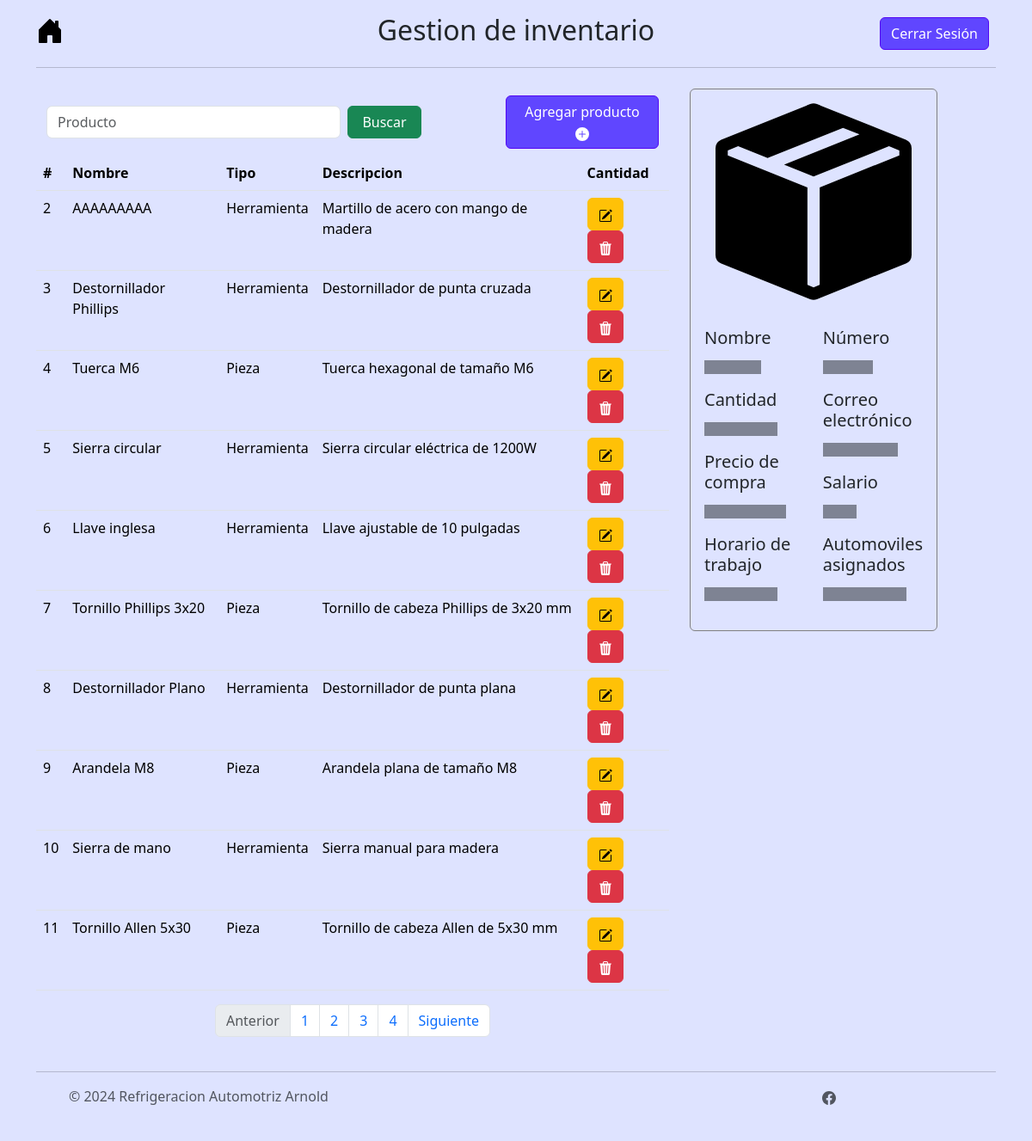
/menu/inventario/page (signed in), run on an earlier commit of the app's database.
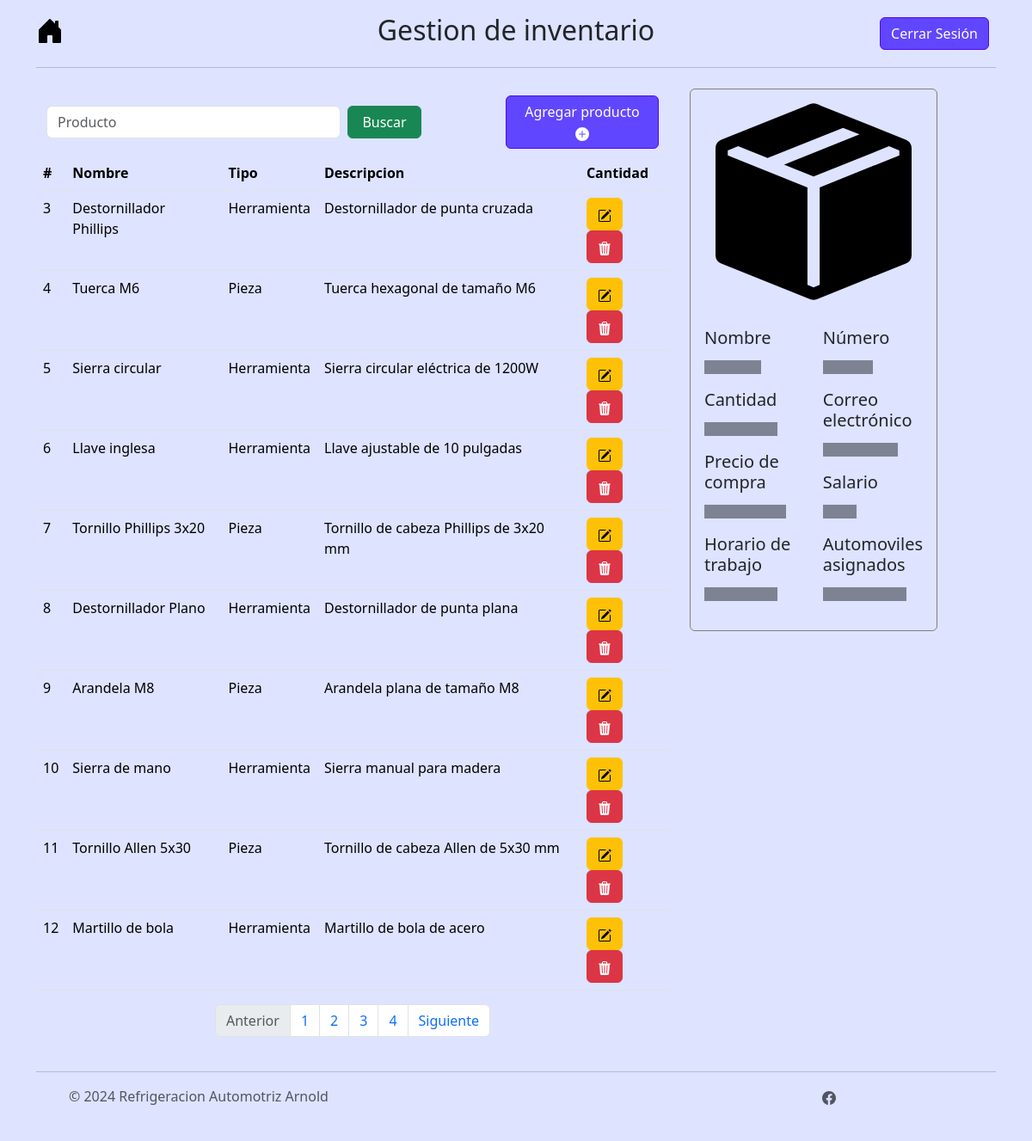
And on a later commit of the database.
### tables this page shows
CREATE TABLE inventario (id_inventario INTEGER PRIMARY KEY AUTOINCREMENT NOT NULL UNIQUE, Nombre TEXT (50) NOT NULL, Cantidad INTEGER NOT NULL, PrecioCompra NUMERIC (18, 2), Tipo TEXT CHECK (Tipo IN ('Herramienta', 'Pieza')), Activo NUMERIC DEFAULT (1) NOT NULL, Descripcion TEXT, PrecioVenta INTEGER);

### controller/inventario_controller.py (the view)
@app.route("/menu/inventario")
@app.route("/menu/inventario/page")
@app.route("/menu/inventario/page/<int:page>")
@login_required
def menu_inventario(page=1):
    rows = select_inventario_db(page)
    return render_template('menu_inventario.html', data=rows)

### controller/login_controller.py (called while the page is built)
@login_manager.user_loader
def load_user(user_id):
    return db.get_or_404(Users, user_id)

### model/inventario_model.py (called while the page is built)
def select_inventario_db(page):
    limit = 10
    start = limit * (page - 1)
    activo = 1
    try:
        with sqlite3.connect("instance/arnold_autorefrigeraciones.db") as conn:
            c = conn.cursor()
            c.execute("SELECT * FROM inventario WHERE Activo = ? LIMIT ?, ?", (activo, start, limit))
            myresult = c.fetchall()
            insertObject = []
            columnNames = [column[0] for column in c.description]
            for record in myresult:
                insertObject.append(dict(zip(columnNames, record)))
            count = contar_activos_inventario_db()
            total_pages = ceil(count / limit)
            return [insertObject, total_pages]
    except sqlite3.Error as e:
        return str(e)

def contar_activos_inventario_db():
    activo = 1
    try:
        conn = sqlite3.connect("instance/arnold_autorefrigeraciones.db")
        c = conn.cursor()
        c.execute("SELECT count(id_inventario) FROM inventario WHERE Activo = ?", (activo, ))
        count = c.fetchall()[0][0]
        return count
    except Exception as e:
        return str(e)
    finally:
        if conn:
            conn.close()

### templates/menu_inventario.html (shortened to what this page needs)
{% extends 'base.html' %}
{% block styling %}
  {{ super() }}
  <link rel="stylesheet" href="/static/css/styles.css">
{% endblock %}
{% block nombre_menu %}Gestion de inventario{% endblock%}
{% block content %}
<div class="container parent">
  <div class="row">
    <div class="col-lg-8 col-sm-12 col-10 child">
      <nav class="navbar">
        <div class="container-fluid">
          <form class="d-flex" role="search", action="{{url_for('select_producto_by_filter')}}", method="POST">
            <input class="form-control me-2 col-lg-3" type="search" placeholder="Producto" aria-label="Search" name="filtro" required>
            <button class="btn btn-success col-lg-3" type="submit">Buscar</button>
          </form>
          <button type="button" class="btn btn-primary col-lg-3" data-bs-toggle="modal" data-bs-target="#ModalCreateProducto">
            Agregar producto
            <svg xmlns="http://www.w3.org/2000/svg" width="16" height="16" fill="currentColor" class="bi bi-plus-circle-fill" viewBox="0 0 16 16">
              <path d="M16 8A8 8 0 1 1 0 8a8 8 0 0 1 16 0M8.5 4.5a.5.5 0 0 0-1 0v3h-3a.5.5 0 0 0 0 1h3v3a.5.5 0 0 0 1 0v-3h3a.5.5 0 0 0 0-1h-3z"/>
            </svg>
          </button>
        </div>
      </nav>
    <div class="table-responsive bg-custom">
      <table class="table table-hover" id="tabla_inventario">
        <thead class="thead-dark">
          <tr>
            <th scope="col">#</th>
            <th scope="col">Nombre</th>
            <th scope="col">Tipo</th>
            <th scope="col">Descripcion</th>
            <th scope="col">Cantidad</th>
          </tr>
        </thead>
        <tbody>
          {% for producto in data[0] %}
            <tr>
              <td>{{producto.id_inventario}}</td>
              <td>{{producto.Nombre}}</td>
              <td>{{producto.Tipo}}</td>
              <td>{{producto.Descripcion}}</td>
              <td>
                <button type="button" class="btn btn-warning" data-bs-toggle="modal" data-bs-target="#modal_update{{producto.id_inventario}}">
                  </button>
                  <button type="button" class="btn btn-danger" data-bs-toggle="modal" data-bs-target="#modal_delete{{producto.id_inventario}}">
                  </button>
                </td>
              </tr>
            {% endfor %}
            </tbody>
          </table>
        </div>
        <nav aria-label="Page navigation example">
          <ul class="pagination justify-content-center">
            <li class="page-item disabled">
              <a class="page-link">Anterior</a>
            </li>
            {% for i in range(data[1]) %}
              <li class="page-item"><a class="page-link" href="{{url_for('menu_inventario', page=i+1)}}">{{i+1}}</a></li>
            {% endfor %}
            <li class="page-item">
              <a class="page-link" href="#">Siguiente</a>
            </li>
          </ul>
        </nav>
      </div>
    <div class="col-lg-4 child">
      <div class="card card-color" style="width: 18rem;" id="details_card">
        <img src="/static/icons/box-seam-fill.svg" class="card-img-top my-3 mx-auto" style="max-width: 80%;" alt="...">
        <div class="card-body">
          <div class="row">
            <div class="col">
              <h5 class="card-title">Nombre</h5>
              <p class="placeholder-glow">
                <span class="placeholder col-7"></span>
              </p>
              <h5 class="card-title">Cantidad</h5>
              <p class="placeholder-glow">
                <span class="placeholder col-9"></span>
              </p>
              <h5 class="card-title">Precio de compra</h5>
              <p class="placeholder-glow">
                <span class="placeholder col-10"></span>
              </p>
              <h5 class="card-title">Horario de trabajo</h5>
              <p class="placeholder-glow">
                <span class="placeholder col-9"></span>
              </p>
            </div>
            <div class="col">
              <h5 class="card-title">Número</h5>
              <p class="placeholder-glow">
                <span class="placeholder col-6"></span>
              </p>
              <h5 class="card-title">Correo electrónico</h5>
              <p class="placeholder-glow">
                <span class="placeholder col-9"></span>
              </p>
              <h5 class="card-title">Salario</h5>
              <p class="placeholder-glow">
                <span class="placeholder col-4"></span>
              </p>
              <h5 class="card-title">Automoviles asignados</h5>
              <p class="placeholder-glow">
                <span class="placeholder col-10"></span>
              </p>
            </div>
          </div>
        </div>
      </div>
    </div>
  </div>
</div>
{% endblock %}

### templates/base.html (shortened to what this page needs)
<!DOCTYPE html>
<html lang="en">
<head>
    {% block styling %}
    <link href="https://cdn.jsdelivr.net/npm/bootstrap@5.3.3/dist/css/bootstrap.min.css" rel="stylesheet">
    <link rel="stylesheet" href="/static/css/styles.css">
    {% endblock %}
</head>
<body style="background-color: #DEE3FF;">
    <div class="container">
        <header class="d-flex flex-wrap align-items-center justify-content-center justify-content-md-between py-3 mb-4" style="border-bottom: 1px solid #00000030;">
          <div class="com-sm-3 col-md-3 mb-2 mb-md-0">
            <a href="{{url_for('menu')}}" class="d-inline-flex link-body-emphasis text-decoration-none">
            </a>
          </div>
          <ul class="nav com-sm-3 col-12 col-md-auto mb-2 justify-content-center mb-md-0">
            <li><h2>{% block nombre_menu %}{% endblock %}</h2></li>
          </ul>
          <div class="com-sm-3 col-md-3 text-end">
            <a href="{{ url_for('logout') }}">
                <button type="button" class="btn btn-primary me-2">Cerrar Sesión</button>
            </a>
          </div>
        </header>
      </div>
    {% block content %}
    {% endblock %}
    <section>
        <div class="container">
            <footer class="d-flex flex-wrap justify-content-between align-items-center py-3 my-4" style="border-top: 1px solid #00000030;">
            <div class="col-md-4 d-flex align-items-center">
                <a href="/" class="mb-3 me-2 mb-md-0 text-body-secondary text-decoration-none lh-1">
                    <svg class="bi" width="30" height="24"><use xlink:href="#bootstrap"></use></svg>
                </a>
            <span class="mb-3 mb-md-0 text-body-secondary">© 2024 Refrigeracion Automotriz Arnold </span>
          </div>
          <ul class="nav col-md-4 justify-content-end list-unstyled d-flex">
            <li class="ms-3"><a class="text-body-secondary" href="https://www.facebook.com/p/Refrigeracion-Automotriz-Arnold-100063594305820/">
            </li>
          </ul>
        </footer>
      </div>
    </section>
  </body>
</html>

### static/css/styles.css (style rules this page uses)
.bg-custom, .bg-custom th, .bg-custom td { background-color: #DEE3FF !important; }
.btn-primary { background-color: #6046FF; border: 1px solid #5308F3; color:#FFFFFF; }
.card-color { background-color: #DEE3FF; border: 1px solid #808080; }

What changed in the data, as far as the page shows it:
no longer on this page (row edited): inventario: id_inventario "2", Nombre "AAAAAAAAA", Tipo "Herramienta", Descripcion "Martillo de acero con mango de madera"
now on this page (row unchanged): inventario: id_inventario "12", Nombre "Martillo de bola", Tipo "Herramienta", Descripcion "Martillo de bola de acero"
